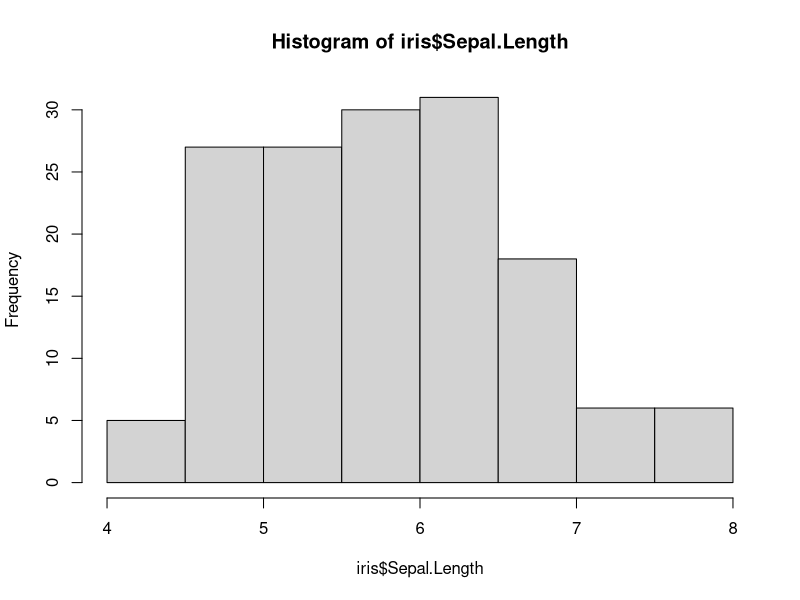
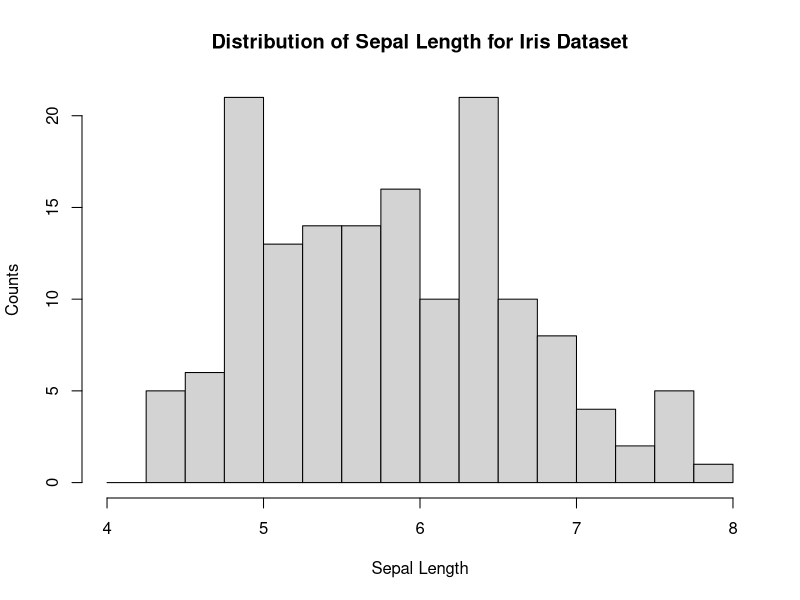
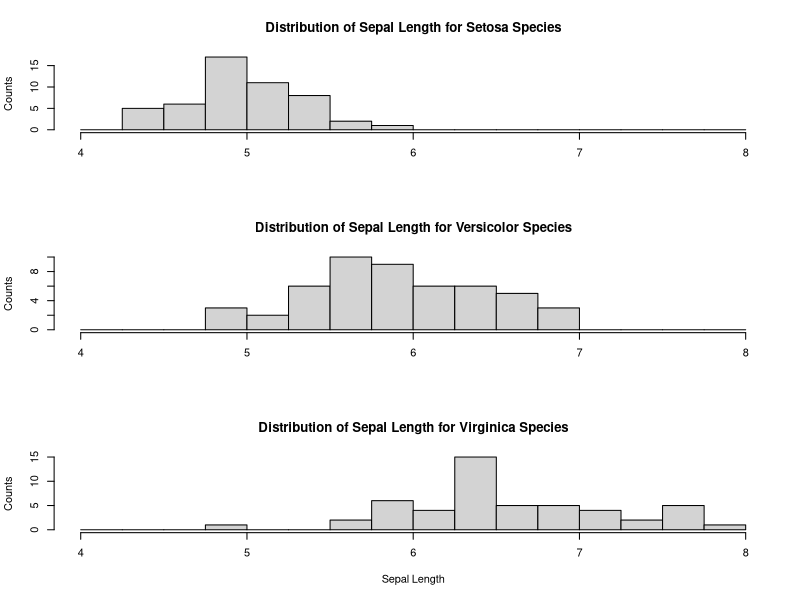

Write the R code that produced these figures, in order. (Note: this script raises an error after producing the figures.)
# Excerpt From: Taylor Arnold and Lauren Tilton, _Humanities Data in R_ 
# Chapter 3 Supplemental Questions

# 26. The dataset iris is a very well-known statistical data from the 1930s. It
# gives several measurements of iris sepal and petal lengths (in centimeters)
# for three species. Construct a table of sepal length rounded to the nearest
# centimeter versus Species.

table(round(iris$Sepal.Length), iris$Species)

# 27. Construct the same table, but rounded to the nearest half centimeter.

table(round(iris$Sepal.Length*2)/2, iris$Species)

# 28. Plot a histogram of the sepal length for the entire iris dataset.

hist(iris$Sepal.Length)

# 29. Replicate the previous histogram, but manually specify the break points 
# for the histogram and add a custom title and axis labels.

hist(iris$Sepal.Length, breaks = seq(4, 8, by = 0.25),
     xlab = "Sepal Length",
     ylab = "Counts",
     main = "Distribution of Sepal Length for Iris Dataset")

# 30. Plot three histograms showing the sepal length separately for each species.
# Make sure the histograms use the same break points for each plot (Hint: use
# the same as manually set in the previous question). Add helpful titles for the
# plots, and make sure to set R to display three plots at once.

par(mfrow = c(3,1))

hist(iris$Sepal.Length[iris$Species == "setosa"], 
     breaks = seq(4, 8, by = 0.25),
     xlab = "",
     ylab = "Counts",
     main = "Distribution of Sepal Length for Setosa Species")

hist(iris$Sepal.Length[iris$Species == "versicolor"], 
     breaks = seq(4, 8, by = 0.25),
     xlab = "",
     ylab = "Counts",
     main = "Distribution of Sepal Length for Versicolor Species")

hist(iris$Sepal.Length[iris$Species == "virginica"], 
     breaks = seq(4, 8, by = 0.25),
     xlab = "Sepal Length",
     ylab = "Counts",
     main = "Distribution of Sepal Length for Virginica Species")

# 31. Calculate the deciles of the petal length for the entire iris dataset.

petals <- quantile(iris$Petal.Length, probs = seq(0, 1, 0.1))

# 32. Construct a table showing the number of samples from each species with 
# petal length in the top 30 % of the dataset. How well does this help 
# categorize  the dataset by species?

petals <- quantile(iris$Petal.Length, probs = 0.7)
table(iris$Species, petals < iris$Petal.Length)

# This table shows the disparity between the petal lengths of the smaller setosa
# and versicolor species from the longer-petaled virginica species. 

# 33. Now bin the iris dataset into deciles based on the petal length. Produce a 
# table by species. How well does this categorize the dataset by species?

petals <- quantile(iris$Petal.Length, probs = seq(0, 1, 0.1), names = FALSE)

bins <- cut(iris$Petal.Length, petals, labels = FALSE, include.lowest = TRUE)
table(iris$Species, bins)

# This table even more effectively shows the spread from the short-petaled 
# setosa, to the medium-petaled versicolor, to the long-petaled virginica.

# 34. We can get a very rough estimate of the petal area by multiplying the 
# petal length and width. Calculate this area, bin the dataset into deciles on 
# area,  and compute table of the petal length deciles against the area deciles. 
# How  similar do these measurements seem?

petal_area <- quantile(iris$Petal.Length*iris$Petal.Width, 
                       probs = seq(0, 1, 0.1), names = FALSE)

bins2 <- cut(iris$Petal.Length*iris$Petal.Width, petal_area, 
            labels = FALSE, include.lowest = TRUE)
table(bins, bins2)

# These measuremens are quite similar.


# 35. Without using a for loop, construct a vector with the median petal length 
# for each species. Add appropriate names to the output.

median_petals <- rep(0, length = 3)

median_petals[1] <- median(iris$Petal.Length[iris$Species == "setosa"])
median_petals[2] <- median(iris$Petal.Length[iris$Species == "versicolor"])
median_petals[3] <- median(iris$Petal.Length[iris$Species == "virginica"])

names(median_petals) <- c("setosa", "versicolor", "virginica")
median_petals

# 36. Repeat the previous question using a for loop.

median_petals <- rep(0, length = 3)
species <- unique(iris$Species)

for (i in 1:3) {
  median_petals[i] <- median(iris$Petal.Length[iris$Species == species[i]])
}
names(median_petals) <- as.vector(species)
median_petals

# 37. Finally, repeat again using tapply.

tapply(iris$Petal.Length, iris$Species, median)

# 38. As in a previous question, write a function which asks the user for a 
# state abbreviation and returns the state name. However, this time, put the 
# question in a for loop so the user can decode three straight state 
# abbreviations.

askState2 <- function() {
  for (i in 1:3) {
    abr <- readline("Please enter a 2-letter state abbreviation to see the state: ")
    abr <- toupper(abr)
    ans <- abr %in% state.abb
    pos <- which(state.abb == abr)
    if (ans == FALSE) {
      print("This is not a valid 2-letter state abbreviation.")
    }
    else
      print(state.name[pos])
  }
}  
askState2()

# 39. The command break immediately exits a for loop; it is often used inside
# of an if statement. Redo the previous question, but break out of the loop
# when a non-matching abbreviation is given. You can increase the number of
# iterations to something large (say, 100), as a user can always get out of the
# function by giving a non-abbreviation.

askState3 <- function() {
  for (i in 1:100) {
    abr <- readline("Please enter a 2-letter state abbreviation to see the state: ")
    abr <- toupper(abr)
    ans <- abr %in% state.abb
    pos <- which(state.abb == abr)
    if (ans == FALSE) {
      print("This is not a valid 2-letter state abbreviation. Goodbye.") 
      break
    }
    else
      print(state.name[pos])
  }
}  
askState3()

# 40. Now, reverse the process so that the function returns when an abbreviation 
# is found but asks again if it is not.

askState4 <- function() {
  for (i in 1:100) {
    abr <- readline("Please enter a 2-letter state abbreviation to see the state: ")
    abr <- toupper(abr)
    ans <- abr %in% state.abb
    pos <- which(state.abb == abr)
    if (ans == TRUE) {
      print(state.name[pos])
      break
    }
  }
}  
askState4()

# 41. Using a for loop, print the sum 1+1/2+1/3+1/4 + ··· + 1/n for all n
# equal to 1 through 100.

for (i in 1:100) {
  print(sum(1/(1:i)))
}

# 42. Now calculate the sum for all 100 values of n using a single function call.

cumsum(1/(1:100))

# 43. Ask the user for their year of birth and print out the age they turned for 
# every year between then and now.

askBirth <- function() {
  birthyear <- readline("What year were you born? ")
  birthyear <- as.numeric(birthyear)
  currentyear <- as.numeric(format(Sys.Date(), "%Y"))
  age <- currentyear - birthyear
  for (i in 1:age) {
    print(paste("You turned", i, "years old in", currentyear - age + i))
  }
}
askBirth()

# 44. The dataset InsectSprays shows the count of insects after applying one of
# six different insect repellents. Construct a two-row three-column grid of 
# histograms, on the same scale, showing the number of insects from each spray.
# Do this using a for loop rather than coding each plot by hand.

par(mfrow = c(2,3))
sprays <- unique(InsectSprays$spray)
for (i in 1:length(sprays)) {
  hist(InsectSprays$count[InsectSprays$spray == sprays[i]]/sum(InsectSprays$count[InsectSprays$spray == sprays[i]]), 
       breaks = seq(0, 0.3, by = 0.025),
       ylim = c(0, 6))
}

# 45. Repeat the same two by three plot, but now remove the margins, axes, and
# labels. Replace these by adding the spray identifier (a single letter) to the 
# plot with the text command.

par(mfrow = c(2,3))
par(mar = c(0,0,0,0))
sprays <- unique(InsectSprays$spray)
for (i in 1:length(sprays)) {
  hist(InsectSprays$count[InsectSprays$spray == sprays[i]]/sum(InsectSprays$count[InsectSprays$spray == sprays[i]]), 
       breaks = seq(0, 0.3, by = 0.025),
       axes = FALSE,
       main = "",
       xlab = "",
       ylab = "",
       ylim = c(0, 6),
       col = "blue")
  box()
  text(x = .15, 
       y = 6,
       label = paste("Spray:", sprays[i]),
       col = "red")
}

# 46. Calculate the median insect count for each spray.

tapply(InsectSprays$count, InsectSprays$spray, median)

# 47. Using the WorldPhones dataset, calculate the total number of phones used
# in each year using a for loop.

totalphones <- rep(NA, nrow(WorldPhones))
for (i in 1:nrow(WorldPhones)) {
  totalphones[i] <- sum(WorldPhones[i,])
}
totalphones

# 48. Calculate the total number of phones used in each year using a single 
# apply function.

totalphones <- apply(WorldPhones, 1, sum)
totalphones

# 49. Calculate the percentage of phones that were in Europe over the years in
# question.

percEuroPhone <- round((WorldPhones[,2]/totalphones) * 100, 2)
percEuroPhone

# 50. Convert the entire WorldPhones matrix to percentages; in other words, each
# row should sum to 100.

percWorldPhone <- round((WorldPhones/totalphones) * 100, 2)
percWorldPhone